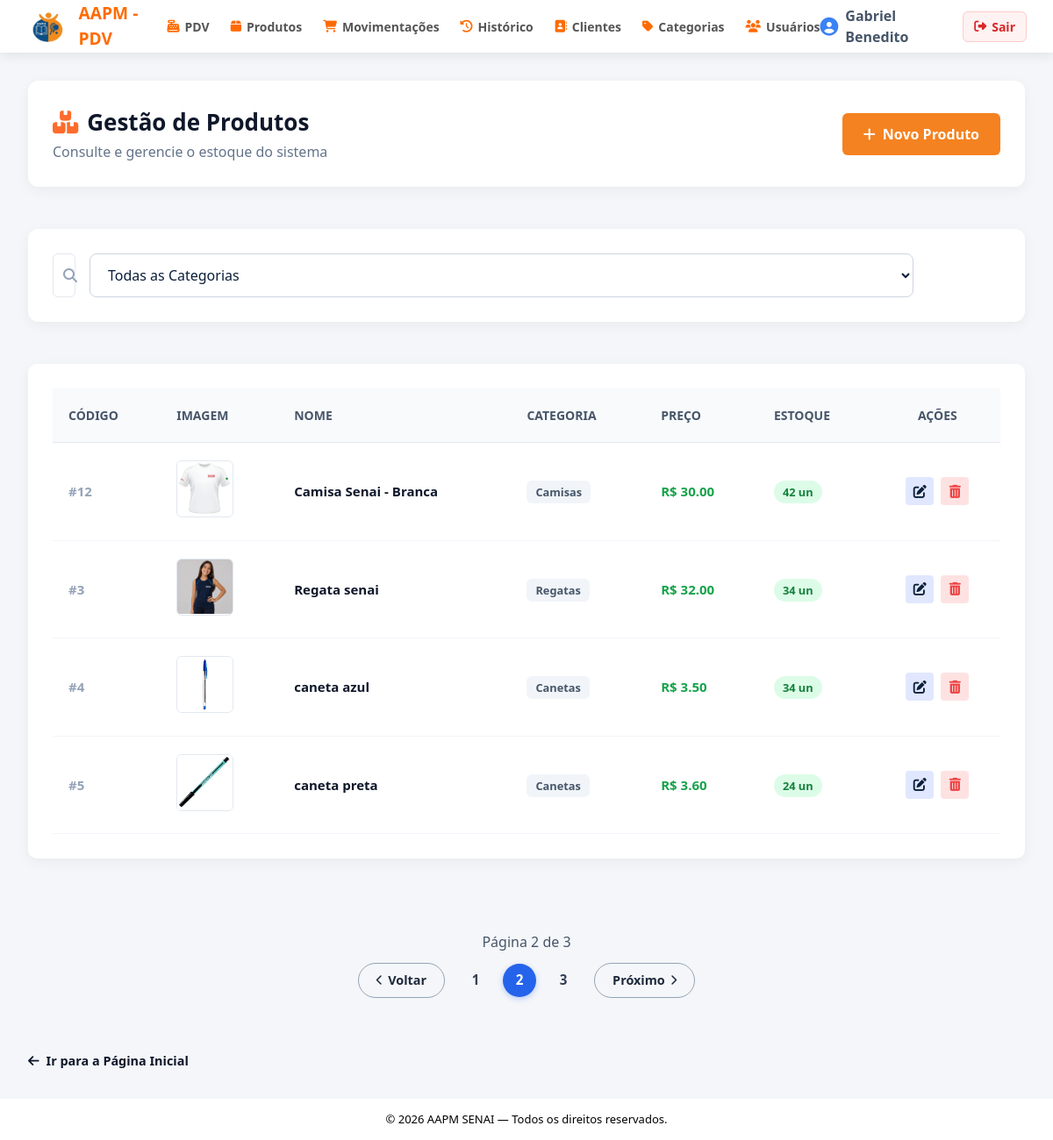
Screenshot of /produtos/?pagina=2&por_pagina=4&busca=&categoria_id=0 (signed in) with the database file from the repository.
### app/models/produto.py (models this page shows, shortened)
class Produto(Base):
    __tablename__ = "produtos"
    id = Column(Integer, primary_key=True, autoincrement=True, index=True)
    nome = Column(String(150), nullable=False, index=True)
    preco = Column(Float, nullable=False, default=0.0)
    estoque_atual = Column(Integer, nullable=False, default=0)
    ativo = Column(Boolean, default=True)
    imagem_path = Column(String(255), nullable=True)
    categoria_id = Column(Integer, ForeignKey("categorias.id", ondelete="SET NULL"), nullable=True )
    categoria = relationship("Categoria", back_populates="produtos")

### app/models/categoria.py (models this page shows)
class Categoria(Base):
    __tablename__ = "categorias"
    id = Column(Integer, primary_key=True, autoincrement=True, index=True)
    nome = Column(String(100), nullable=False, unique=True)
    ativo = Column(Boolean, default=True)
    produtos = relationship("Produto", back_populates="categoria", lazy="select")

### app/controllers/produto_controller.py (the view)
@router.get("/")
def listar_produtos(
    request: Request,
    busca: str = "",
    categoria_id: str = "0",
    db: Session = Depends(get_db),
    usuario = Depends(get_usuario_logado),
    pagina: int = 1,
    por_pagina: int = 4,
):
    try:
        categoria_id = int(categoria_id) if categoria_id else 0
    except (ValueError, TypeError):
        categoria_id = 0
    query = db.query(Produto).filter(Produto.ativo == True)
    if busca:
        query = query.filter(Produto.nome.ilike(f"%{busca}%"))
    if categoria_id:
        query = query.filter(Produto.categoria_id == categoria_id)
    query = query.order_by(Produto.nome)
    total_produtos = query.count()
    pagina = max(pagina, 1)
    por_pagina = max(por_pagina, 1)
    total_paginas = math.ceil(total_produtos / por_pagina) if total_produtos else 1
    offset = (pagina - 1) * por_pagina
    produtos = query.offset(offset).limit(por_pagina).all()
    categorias  = db.query(Categoria).filter(Categoria.ativo == True).all()
    intervalo_paginas = gerar_intervalo_paginas(pagina, total_paginas)
    return templates.TemplateResponse(
        request,
        "produtos/index.html",
        {
            "request":      request,
            "usuario":      usuario,
            "produtos":     produtos,
            "categorias":   categorias,
            "busca":        busca,
            "categoria_id": categoria_id,
            "pagina":       pagina,
            "por_pagina":   por_pagina,
            "total_paginas": total_paginas,
            "total_produtos": total_produtos,
            "intervalo_paginas": intervalo_paginas
        }
    )

### app/templates/produtos/index.html (shortened to what this page needs)
{% extends "base.html" %}
{% block content %}
<link rel="stylesheet" href="{{ url_for('static', path='CSS_produtos/index.css') }}">
<div class="page-card header-card">
    <div class="title-group">
        <h2><i class="fa-solid fa-boxes-stacked"></i> Gestão de Produtos</h2>
        <p>Consulte e gerencie o estoque do sistema</p>
    </div>
    {% if usuario and usuario.role == 'admin' %}
    <a href="/produtos/novo" class="btn-primary">
        <i class="fa-solid fa-plus"></i> Novo Produto
    </a>
    {% endif %}
</div>
<div class="page-card filter-card">
    <form method="get" action="/produtos" class="filter-form">
        <div class="search-input-wrapper">
            <i class="fa-solid fa-magnifying-glass search-icon"></i>
            <input type="text" name="busca" placeholder="Buscar por nome..." value="{{ busca if busca else '' }}"
                class="input-control">
        </div>
        <select name="categoria_id" class="select-control">
            <option value="0">Todas as Categorias</option>
        </select>
        <button type="submit" class="btn-secondary">
        </button>
    </form>
</div>
<div class="page-card table-card">
    <table class="custom-table">
        <thead>
            <tr>
                <th>Código</th>
                <th>Imagem</th>
                <th>Nome</th>
                <th>Categoria</th>
                <th>Preço</th>
                <th>Estoque</th>
                <th style="text-align: center;">Ações</th>
            </tr>
        </thead>
        <tbody>
            {% for produto in produtos %}
            <tr>
                <td class="col-id">#{{ produto.id }}</td>
                <td>
                    {% if produto.imagem_path %}
                    <img src="/static/{{ produto.imagem_path }}" alt="{{ produto.nome }}" class="table-img">
                    {% else %}
                    <div class="table-img-placeholder"><i class="fa-solid fa-image"></i></div>
                    {% endif %}
                </td>
                <td class="col-name">{{ produto.nome }}</td>
                <td>
                    <span class="badge-cat">
                        {{ produto.categoria.nome if produto.categoria else 'Sem Categoria' }}
                    </span>
                </td>
                <td class="col-price">R$ {{ "%.2f"|format(produto.preco) }}</td>
                <td>
                    {% if produto.estoque_atual <= 5 %}
                    <span class="badge-stock stock-low">{{ produto.estoque_atual }} un</span>
                    {% else %}
                    <span class="badge-stock stock-ok">{{ produto.estoque_atual }} un</span>
                    {% endif %}
                </td>
                <td>
                    <div class="actions-wrapper">
                        <a href="/produtos/{{ produto.id }}/editar" class="btn-icon edit" title="Editar">
                            <i class="fa-solid fa-pen-to-square"></i>
                        </a>
                        {% if usuario and usuario.role == 'admin' %}
                        <button type="button" class="btn-icon delete" title="Excluir"
                            onclick="abrirModalExclusao('/produtos/{{ produto.id }}/deletar', '{{ produto.nome }}')">
                            <i class="fa-solid fa-trash-can"></i>
                        </button>
                        {% endif %}
                    </div>
                </td>
            </tr>
            {% endfor %}
        </tbody>
    </table>
</div>
{% if total_paginas and total_paginas > 1 %}
<div class="pagination-wrapper">
    <div class="pagination-subtitle">
        Página {{ pagina }} de {{ total_paginas }}
    </div>
    <div class="pagination-container">
        {% if pagina > 1 %}
        <a href="/produtos/?pagina={{ pagina - 1 }}&por_pagina={{ por_pagina }}&busca={{ busca }}&categoria_id={{ categoria_id or 0 }}"
            class="btn-page-pill">
            <i class="fa-solid fa-chevron-left icon-sm"></i> Voltar
        </a>
        {% else %}
        <span class="btn-page-pill disabled">
            <i class="fa-solid fa-chevron-left icon-sm"></i> Voltar
        </span>
        {% endif %}
        <div class="pagination-numbers">
            {% for item in intervalo_paginas %}
            {% if item == "..." %}
            <span class="page-dots">...</span>
            {% elif item == pagina %}
            <span class="page-num active">{{ item }}</span>
            {% else %}
            <a href="/produtos/?pagina={{ item }}&por_pagina={{ por_pagina }}&busca={{ busca }}&categoria_id={{ categoria_id }}"
                class="page-num">{{ item }}</a>
            {% endif %}
            {% endfor %}
        </div>
        {% if pagina < total_paginas %}
        <a href="/produtos/?pagina={{ pagina + 1 }}&por_pagina={{ por_pagina }}&busca={{ busca }}&categoria_id={{ categoria_id }}"
            class="btn-page-pill">
            Próximo <i class="fa-solid fa-chevron-right icon-sm"></i>
        </a>
        {% else %}
        <span class="btn-page-pill disabled">
            Próximo <i class="fa-solid fa-chevron-right icon-sm"></i>
        </span>
        {% endif %}
    </div>
</div>
{% endif %}
<div>
    <a href="/"
        style="text-decoration: none; color: #0f172a; font-weight: 600; font-size: 0.9rem; display: inline-flex; align-items: center; gap: 8px;">
        <i class="fa-solid fa-arrow-left"></i> Ir para a Página Inicial
    </a>
</div>
{% endblock %}

### app/static/CSS/style.css (style rules this page uses)
* { margin: 0; padding: 0; box-sizing: border-box; font-family: 'Segoe UI', Tahoma, Geneva, Verdana, sans-serif; }
body { background-color: #f1f5f9; color: #1e293b; min-height: 100vh; display: flex; flex-direction: column; }
.page-card { background-color: #ffffff; border-radius: 12px; padding: 1.25rem 1.5rem; box-shadow: 0 4px 15px rgba(0, 0, 0, 0.05); }
.header-card { display: flex; justify-content: space-between; align-items: center; }
.title-group h2 { font-size: 1.4rem; color: #0f172a; display: flex; align-items: center; gap: 10px; margin-bottom: 2px; }
.title-group h2 i { color: #ff6b2b; }
.title-group p { color: #64748b; font-size: 0.88rem; }
.btn-primary { background-color: #ff6b2b; color: #ffffff; padding: 0.6rem 1.2rem; border-radius: 8px; text-decoration: none; font-weight: 700; font-size: 0.9rem; display: inline-flex; align-items: center; gap: 8px; transition: background-color 0.2s; }
.btn-secondary { background-color: #1e293b; color: #ffffff; border: none; padding: 0.65rem 1.2rem; border-radius: 8px; font-weight: 600; cursor: pointer; font-size: 0.9rem; }
.filter-form { display: flex; gap: 1rem; align-items: center; }
.search-input-wrapper { position: relative; flex: 1; }
.search-icon { position: absolute; left: 12px; top: 50%; transform: translateY(-50%); color: #94a3b8; }
.input-control { width: 100%; padding: 0.6rem 0.6rem 0.6rem 2.3rem; border: 1px solid #cbd5e1; border-radius: 8px; outline: none; font-size: 0.9rem; }
.select-control { padding: 0.6rem 1rem; border: 1px solid #cbd5e1; border-radius: 8px; outline: none; font-size: 0.9rem; background-color: #ffffff; }
.table-card { padding: 0; overflow-x: auto; }
.custom-table { width: 100%; border-collapse: collapse; text-align: left; }
.custom-table th { background-color: #f8fafc; color: #475569; padding: 1rem; font-size: 0.8rem; text-transform: uppercase; border-bottom: 1px solid #e2e8f0; }
.custom-table td { padding: 1rem; border-bottom: 1px solid #f1f5f9; vertical-align: middle; font-size: 0.92rem; }
.col-id { color: #94a3b8; font-weight: 600; }
.col-name { font-weight: 600; color: #0f172a; }
.col-price { font-weight: 700; color: #16a34a; }
.table-img { width: 40px; height: 40px; border-radius: 6px; object-fit: cover; border: 1px solid #e2e8f0; }
.badge-cat { background-color: #f1f5f9; color: #475569; padding: 4px 10px; border-radius: 6px; font-size: 0.8rem; font-weight: 600; }
.badge-stock { padding: 4px 10px; border-radius: 20px; font-size: 0.8rem; font-weight: 700; }
.badge-stock.stock-ok { background-color: #dcfce7; color: #15803d; }
.actions-wrapper { display: flex; gap: 8px; justify-content: center; }
.btn-icon { width: 32px; height: 32px; border-radius: 6px; display: flex; align-items: center; justify-content: center; text-decoration: none; font-size: 0.9rem; border: none; cursor: pointer; }
.btn-icon.edit { background-color: #fef3c7; color: #d97706; }
.btn-icon.delete { background-color: #fee2e2; color: #dc2626; }

### rows the page displays
Produto: id "12", imagem_path (picture), nome "Camisa Senai - Branca", categoria "Camisas", preco "30.00", estoque_atual "42"
Produto: id "3", imagem_path (picture), nome "Regata senai", categoria "Regatas", preco "32.00", estoque_atual "34"
Produto: id "4", imagem_path (picture), nome "caneta azul", categoria "Canetas", preco "3.50", estoque_atual "34"
Produto: id "5", imagem_path (picture), nome "caneta preta", categoria "Canetas", preco "3.60", estoque_atual "24"

### other values shown
{{ usuario.nome if usuario else 'Usuário' }} "Gabriel Benedito"
{{ pagina }} "2"
{{ total_paginas }} "3"
{{ item }} "1" "3"
{{ item }} "2"
